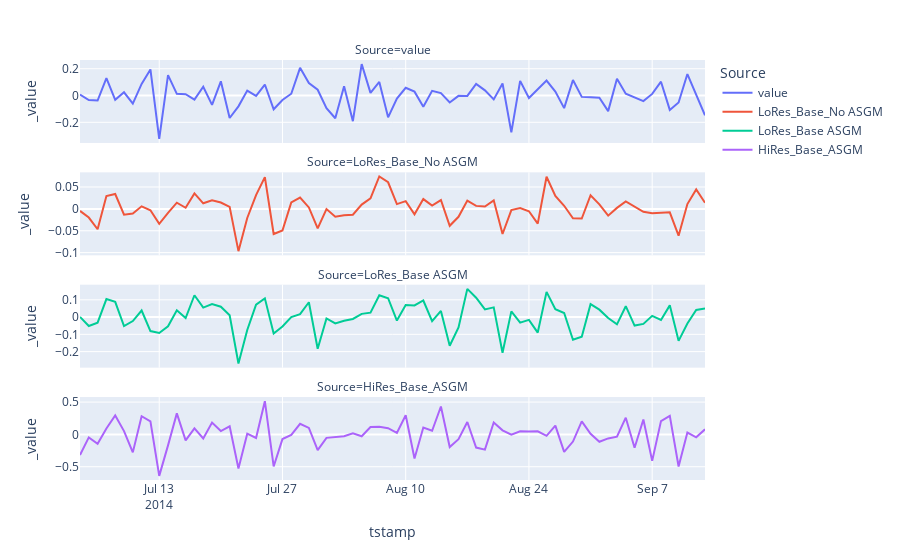

Here is the notebook cell this chart was saved with:
### Code cell
import plotly.express as px
df_train_transformed = df_train.diff().dropna()

fig = px.line(df_train_transformed,facet_col="Source", facet_col_wrap=1)
fig.update_yaxes(matches=None)
fig.show()
